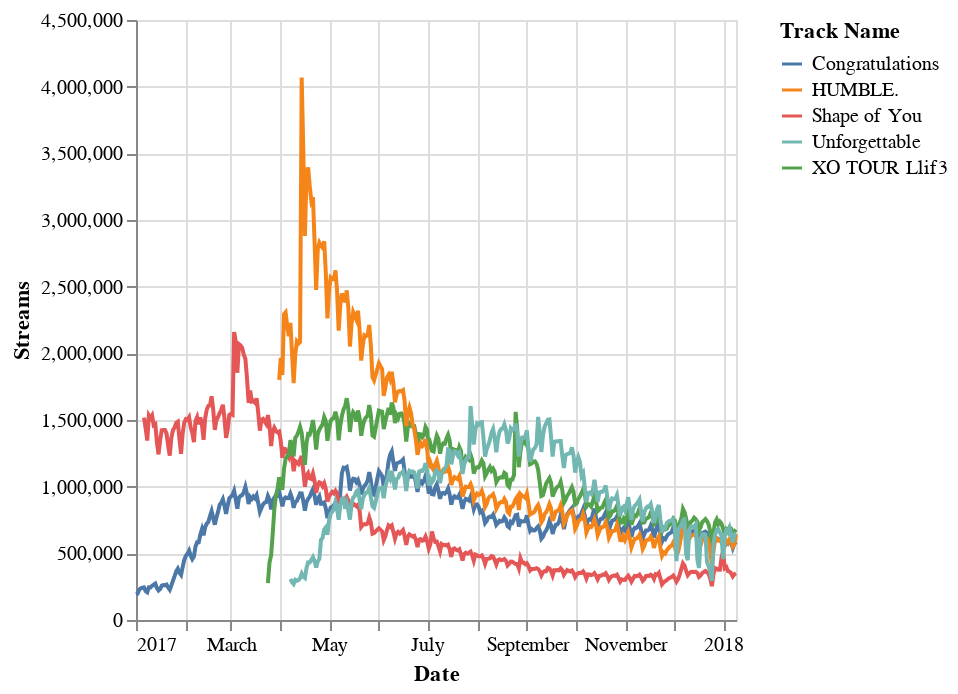

The cell this chart's notebook holds for it:
### Code cell
alt.Chart(df_tracks_2).mark_line().encode(
    x='Date:T',
    y='Streams:Q',
    color='Track Name:N'
)

### Figure 1 — Vega-Lite specification as saved in the notebook (floating-point values rounded to 4 significant figures; data arrays with more than 128 entries replaced by an {"elided": "..."} marker saying what was removed)
{"config": {"view": {"continuousWidth": 300, "continuousHeight": 300}}, "data": {"name": "data-7c5bed3f689b48102456ffd7fb38ec6e"}, "mark": {"type": "line"}, "encoding": {"color": {"field": "Track Name", "type": "nominal"}, "x": {"field": "Date", "type": "temporal"}, "y": {"field": "Streams", "type": "quantitative"}}, "$schema": "https://vega.github.io/schema/vega-lite/v5.20.1.json", "datasets": {"data-7c5bed3f689b48102456ffd7fb38ec6e": {"elided": "1583 records"}}}
